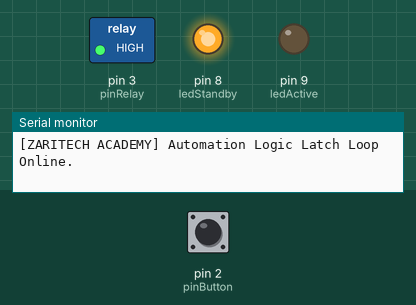
Simulated run of this sketch. Board: Arduino Uno, built with avr-gcc and run on an emulated ATmega328P. On the bench: switched loads named in the sketch (green lamp = pin HIGH), output pins drawn as LEDs (lit = HIGH), the last lines printed to the serial monitor. The inputs (shaded band) are chosen by the test bench; at power-on: pin 2 (pinButton) HIGH.

Above: at 1.2 s.
1.3 s: pin 2 (pinButton) pulled LOW for 0.15 s
At 2.5 s:
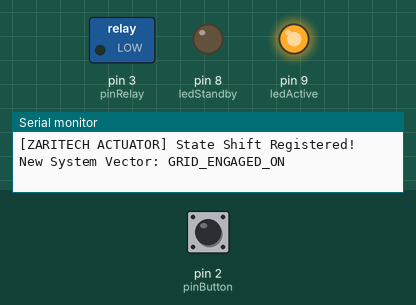
2.9 s: pin 2 (pinButton) pulled LOW for 1 s
At 3.9 s:
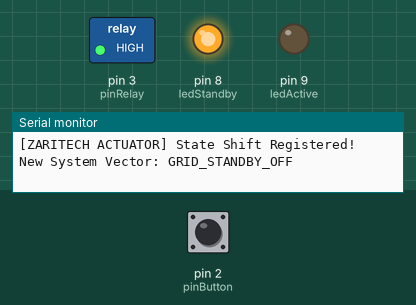
5.4 s: pin 2 (pinButton) pulled LOW for 3.2 s
At 5.7 s:
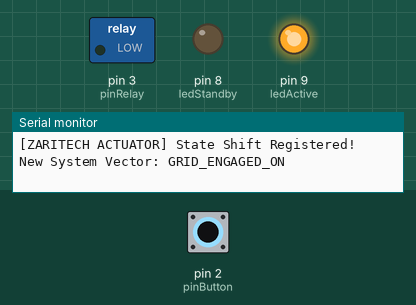
Timing chart, 0 to 8.4 s (numbered marks = the images above; inputs shaded):
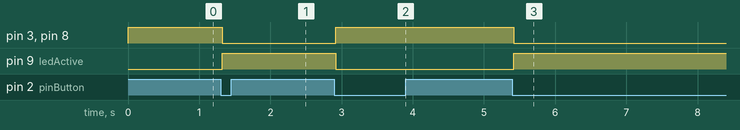

Measured:
- after the input at 1.3 s, pin 3 (pinRelay), pin 8 (ledStandby): HIGH → LOW at once; pin 9 (ledActive): LOW → HIGH at once
- after the input at 2.9 s, pin 3 (pinRelay), pin 8 (ledStandby): LOW → HIGH at once; pin 9 (ledActive): HIGH → LOW at once
- after the input at 5.4 s, pin 3 (pinRelay), pin 8 (ledStandby): HIGH → LOW at once; pin 9 (ledActive): LOW → HIGH at once

The sketch:

zaritech_relay_automation.ino
```cpp
// (licence header left out)
// Hardware Input/Output Pin Allocations
const int pinButton  = 2; // Tactile push button input node
const int pinRelay   = 3; // Isolated electromagnetic actuation line
const int ledStandby = 8; // Green LED tracking system standby
const int ledActive  = 9; // Red LED tracking active grid load

// Operational State Registers
bool currentSystemState = false; // FALSE = Standby, TRUE = Load Engaged
bool lastButtonReading  = HIGH;
unsigned long lastDebounceTimestamp = 0;
const int DEBOUNCE_DELAY_MS = 200;

void setup() {
  // Initialize Corporate Logging Diagnostics Pipeline
  Serial.begin(9600);
  Serial.println("[ZARITECH ACADEMY] Initializing Isolated Relay Substrate...");

  // Register Input-Output Interface Parameters
  pinMode(pinButton, INPUT_PULLUP); // Hold pin securely at logic HIGH
  pinMode(pinRelay, OUTPUT);
  pinMode(ledStandby, OUTPUT);
  pinMode(ledActive, OUTPUT);

  // Enforce Safe Baseline Operational States on System Boot
  executeHardwareStateSync();
  Serial.println("[ZARITECH ACADEMY] Automation Logic Latch Loop Online.");
}

void loop() {
  // Read Instantaneous Switch Logic
  bool currentButtonReading = digitalRead(pinButton);

  // Check for Valid Debounced Falling Edge (Button Pressed to Ground)
  if (currentButtonReading == LOW && lastButtonReading == HIGH) {
    if ((millis() - lastDebounceTimestamp) > DEBOUNCE_DELAY_MS) {
      currentSystemState = !currentSystemState; // Toggle active latch register

      Serial.print("[ZARITECH ACTUATOR] State Shift Registered! New System Vector: ");
      Serial.println(currentSystemState ? "GRID_ENGAGED_ON" : "GRID_STANDBY_OFF");

      executeHardwareStateSync();
      lastDebounceTimestamp = millis();
    }
  }

  lastButtonReading = currentButtonReading;
  delay(10); // Prevent processor loop thread saturation
}

// Complete Complementary Output Synchronization Routine
void executeHardwareStateSync() {
  if (currentSystemState == true) {
    // Engage High-Voltage Relay (Active-Low Module Topology)
    digitalWrite(pinRelay, LOW);
    digitalWrite(ledActive, HIGH);  // Fire active load warning
    digitalWrite(ledStandby, LOW);   // Clear standby light
  } else {
    // Disengage High-Voltage Relay
    digitalWrite(pinRelay, HIGH);
    digitalWrite(ledActive, LOW);
    digitalWrite(ledStandby, HIGH); // Restore system safe green anchor
  }
}
```
